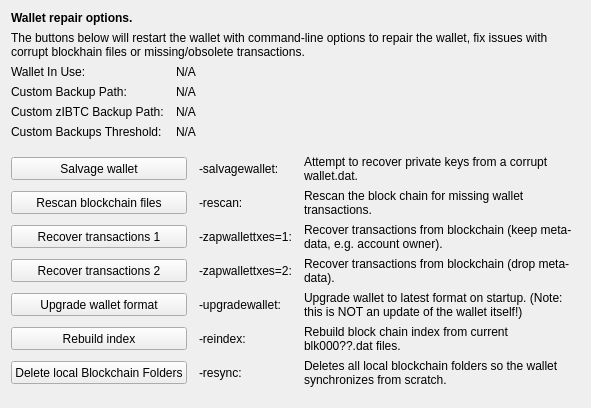
     <widget class="QWidget" name="tab_repair">
      <attribute name="title">
       <string>&amp;Wallet Repair</string>
      </attribute>
      <layout class="QGridLayout" name="gridLayout_4" columnstretch="0,0,0,0">
       <property name="horizontalSpacing">
        <number>12</number>
       </property>
       <item row="0" column="0" colspan="4">
        <widget class="QLabel" name="label_repair_header">
         <property name="font">
          <font>
           <weight>75</weight>
           <bold>true</bold>
          </font>
         </property>
         <property name="text">
          <string>Wallet repair options.</string>
         </property>
        </widget>
       </item>
       <item row="1" column="0" colspan="4">
        <widget class="QLabel" name="label_repair_helptext">
         <property name="font">
          <font>
           <weight>50</weight>
           <bold>false</bold>
          </font>
         </property>
         <property name="text">
          <string>The buttons below will restart the wallet with command-line options to repair the wallet, fix issues with corrupt blockhain files or missing/obsolete transactions.</string>
         </property>
         <property name="wordWrap">
          <bool>true</bool>
         </property>
        </widget>
       </item>
       <item row="2" column="0">
        <widget class="QLabel" name="wallet_path_label">
         <property name="text">
          <string>Wallet In Use:</string>
         </property>
        </widget>
       </item>
       <item row="2" column="1" colspan="3">
        <widget class="QLabel" name="wallet_path">
         <property name="cursor">
          <cursorShape>IBeamCursor</cursorShape>
         </property>
         <property name="text">
          <string>N/A</string>
         </property>
         <property name="textFormat">
          <enum>Qt::PlainText</enum>
         </property>
         <property name="textInteractionFlags">
          <set>Qt::LinksAccessibleByMouse|Qt::TextSelectableByKeyboard|Qt::TextSelectableByMouse</set>
         </property>
        </widget>
       </item>
       <item row="3" column="0">
        <widget class="QLabel" name="wallet_custombackuppath_label">
         <property name="text">
          <string>Custom Backup Path:</string>
         </property>
         <property name="visible">
          <bool>false</bool>
         </property>
        </widget>
       </item>
       <item row="3" column="1" colspan="3">
        <widget class="QLabel" name="wallet_custombackuppath">
         <property name="cursor">
          <cursorShape>IBeamCursor</cursorShape>
         </property>
         <property name="text">
          <string>N/A</string>
         </property>
         <property name="textFormat">
          <enum>Qt::PlainText</enum>
         </property>
         <property name="textInteractionFlags">
          <set>Qt::LinksAccessibleByMouse|Qt::TextSelectableByKeyboard|Qt::TextSelectableByMouse</set>
         </property>
         <property name="visible">
          <bool>false</bool>
         </property>
        </widget>
       </item>
       <item row="4" column="0">
        <widget class="QLabel" name="wallet_customzibtcbackuppath_label">
         <property name="text">
          <string>Custom zIBTC Backup Path:</string>
         </property>
         <property name="visible">
          <bool>false</bool>
         </property>
        </widget>
       </item>
       <item row="4" column="1" colspan="3">
        <widget class="QLabel" name="wallet_customzibtcbackuppath">
         <property name="cursor">
          <cursorShape>IBeamCursor</cursorShape>
         </property>
         <property name="text">
          <string>N/A</string>
         </property>
         <property name="textFormat">
          <enum>Qt::PlainText</enum>
         </property>
         <property name="textInteractionFlags">
          <set>Qt::LinksAccessibleByMouse|Qt::TextSelectableByKeyboard|Qt::TextSelectableByMouse</set>
         </property>
         <property name="visible">
          <bool>false</bool>
         </property>
        </widget>
       </item>
       <item row="5" column="0">
        <widget class="QLabel" name="wallet_custombackupthreshold_label">
         <property name="text">
          <string>Custom Backups Threshold:</string>
         </property>
         <property name="visible">
          <bool>false</bool>
         </property>
        </widget>
       </item>
       <item row="5" column="1" colspan="3">
        <widget class="QLabel" name="wallet_custombackupthreshold">
         <property name="cursor">
          <cursorShape>IBeamCursor</cursorShape>
         </property>
         <property name="text">
          <string>N/A</string>
         </property>
         <property name="textFormat">
          <enum>Qt::PlainText</enum>
         </property>
         <property name="textInteractionFlags">
          <set>Qt::LinksAccessibleByMouse|Qt::TextSelectableByKeyboard|Qt::TextSelectableByMouse</set>
         </property>
         <property name="visible">
          <bool>false</bool>
         </property>
        </widget>
       </item>
       <item row="6" column="0">
        <spacer name="verticalSpacer_repair1">
         <property name="orientation">
          <enum>Qt::Vertical</enum>
         </property>
         <property name="sizeHint" stdset="0">
          <size>
           <width>10</width>
           <height>10</height>
          </size>
         </property>
        </spacer>
       </item>
       <item row="7" column="0" colspan="2">
        <widget class="QPushButton" name="btn_salvagewallet">
         <property name="minimumSize">
          <size>
           <width>100</width>
           <height>23</height>
          </size>
         </property>
         <property name="text">
          <string>Salvage wallet</string>
         </property>
        </widget>
       </item>
       <item row="7" column="2">
        <widget class="QLabel" name="label_repair_salvage_command">
         <property name="text">
          <string notr="true">-salvagewallet:</string>
         </property>
        </widget>
       </item>
       <item row="7" column="3">
        <widget class="QLabel" name="label_repair_salvage">
         <property name="text">
          <string>Attempt to recover private keys from a corrupt wallet.dat.</string>
         </property>
         <property name="wordWrap">
          <bool>true</bool>
         </property>
        </widget>
       </item>
       <item row="8" column="0" colspan="2">
        <widget class="QPushButton" name="btn_rescan">
         <property name="minimumSize">
          <size>
           <width>100</width>
           <height>23</height>
          </size>
         </property>
         <property name="text">
          <string>Rescan blockchain files</string>
         </property>
        </widget>
       </item>
       <item row="8" column="2">
        <widget class="QLabel" name="label_repair_rescan_command">
         <property name="text">
          <string notr="true">-rescan:</string>
         </property>
        </widget>
       </item>
       <item row="8" column="3">
        <widget class="QLabel" name="label_repair_rescan">
         <property name="text">
          <string>Rescan the block chain for missing wallet transactions.</string>
         </property>
         <property name="wordWrap">
          <bool>true</bool>
         </property>
        </widget>
       </item>
       <item row="9" column="0" colspan="2">
        <widget class="QPushButton" name="btn_zapwallettxes1">
         <property name="minimumSize">
          <size>
           <width>100</width>
           <height>23</height>
          </size>
         </property>
         <property name="text">
          <string>Recover transactions 1</string>
         </property>
        </widget>
       </item>
       <item row="9" column="2">
        <widget class="QLabel" name="label_repair_zap1_command">
         <property name="text">
          <string notr="true">-zapwallettxes=1:</string>
         </property>
        </widget>
       </item>
       <item row="9" column="3">
        <widget class="QLabel" name="label_repair_zap1">
         <property name="text">
          <string>Recover transactions from blockchain (keep meta-data, e.g. account owner).</string>
         </property>
         <property name="wordWrap">
          <bool>true</bool>
         </property>
        </widget>
       </item>
       <item row="10" column="0" colspan="2">
        <widget class="QPushButton" name="btn_zapwallettxes2">
         <property name="minimumSize">
          <size>
           <width>100</width>
           <height>23</height>
          </size>
         </property>
         <property name="text">
          <string>Recover transactions 2</string>
         </property>
        </widget>
       </item>
       <item row="10" column="2">
        <widget class="QLabel" name="label_repair_zap2_command">
         <property name="text">
          <string notr="true">-zapwallettxes=2:</string>
         </property>
        </widget>
       </item>
       <item row="10" column="3">
        <widget class="QLabel" name="label_repair_zap2">
         <property name="text">
          <string>Recover transactions from blockchain (drop meta-data).</string>
         </property>
         <property name="wordWrap">
          <bool>true</bool>
         </property>
        </widget>
       </item>
       <item row="11" column="0" colspan="2">
        <widget class="QPushButton" name="btn_upgradewallet">
         <property name="minimumSize">
          <size>
           <width>100</width>
           <height>23</height>
          </size>
         </property>
         <property name="text">
          <string>Upgrade wallet format</string>
         </property>
        </widget>
       </item>
       <item row="11" column="2">
        <widget class="QLabel" name="label_repair_upgrade_command">
         <property name="text">
          <string notr="true">-upgradewallet:</string>
         </property>
        </widget>
       </item>
       <item row="11" column="3">
        <widget class="QLabel" name="label_repair_upgrade">
         <property name="text">
          <string>Upgrade wallet to latest format on startup. (Note: this is NOT an update of the wallet itself!)</string>
         </property>
         <property name="wordWrap">
          <bool>true</bool>
         </property>
        </widget>
       </item>
       <item row="12" column="0" colspan="2">
        <widget class="QPushButton" name="btn_reindex">
         <property name="minimumSize">
          <size>
           <width>100</width>
           <height>23</height>
          </size>
         </property>
         <property name="text">
          <string>Rebuild index</string>
         </property>
        </widget>
       </item>
       <item row="12" column="2">
        <widget class="QLabel" name="label_repair_reindex_command">
         <property name="text">
          <string notr="true">-reindex:</string>
         </property>
        </widget>
       </item>
       <item row="12" column="3">
        <widget class="QLabel" name="label_repair_reindex">
         <property name="text">
          <string>Rebuild block chain index from current blk000??.dat files.</string>
         </property>
         <property name="wordWrap">
          <bool>true</bool>
         </property>
        </widget>
       </item>
       <item row="13" column="0" colspan="2">
        <widget class="QPushButton" name="btn_resync">
         <property name="minimumSize">
          <size>
           <width>100</width>
           <height>23</height>
          </size>
         </property>
         <property name="text">
          <string>Delete local Blockchain Folders</string>
         </property>
        </widget>
       </item>
       <item row="13" column="2">
        <widget class="QLabel" name="label_repair_resync_command">
         <property name="text">
          <string>-resync:</string>
         </property>
        </widget>
       </item>
       <item row="13" column="3">
        <widget class="QLabel" name="label_repair_resync">
         <property name="text">
          <string>Deletes all local blockchain folders so the wallet synchronizes from scratch.</string>
         </property>
         <property name="wordWrap">
          <bool>true</bool>
         </property>
        </widget>
       </item>
       <item row="14" column="0">
        <spacer name="verticalSpacer_repair2">
         <property name="orientation">
          <enum>Qt::Vertical</enum>
         </property>
         <property name="sizeHint" stdset="0">
          <size>
           <width>20</width>
           <height>10</height>
          </size>
         </property>
        </spacer>
       </item>
      </layout>
     </widget>
